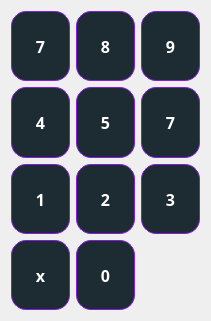
     <widget class="QWidget" name="gridLayoutWidget">
      <property name="geometry">
       <rect>
        <x>150</x>
        <y>200</y>
        <width>211</width>
        <height>321</height>
       </rect>
      </property>
      <layout class="QGridLayout" name="gridLayout">
       <item row="7" column="3">
        <widget class="QPushButton" name="pushButton_3">
         <property name="sizePolicy">
          <sizepolicy hsizetype="Minimum" vsizetype="Minimum">
           <horstretch>0</horstretch>
           <verstretch>0</verstretch>
          </sizepolicy>
         </property>
         <property name="font">
          <font>
           <family>Segoe UI Black</family>
           <pointsize>12</pointsize>
           <bold>true</bold>
          </font>
         </property>
         <property name="styleSheet">
          <string notr="true">QPushButton {
   border: 1px solid #861be3;
   background-color:#1d2b33;
   border-radius:  15px;
	color: white
}
QPushButton:pressed {
    background-color:  transparent;

}
QPushButton:hover {
	border: 2px solid #861be3;
	border-radius: 5px;
}</string>
         </property>
         <property name="text">
          <string>3</string>
         </property>
        </widget>
       </item>
       <item row="4" column="3">
        <widget class="QPushButton" name="pushButton_9">
         <property name="sizePolicy">
          <sizepolicy hsizetype="Minimum" vsizetype="Minimum">
           <horstretch>0</horstretch>
           <verstretch>0</verstretch>
          </sizepolicy>
         </property>
         <property name="font">
          <font>
           <family>Segoe UI Black</family>
           <pointsize>12</pointsize>
           <bold>true</bold>
          </font>
         </property>
         <property name="styleSheet">
          <string notr="true">QPushButton {
   border: 1px solid #861be3;
   background-color:#1d2b33;
   border-radius:  15px;
	color: white
}
QPushButton:pressed {
    background-color:  transparent;

}
QPushButton:hover {
	border: 2px solid #861be3;
	border-radius: 5px;
}</string>
         </property>
         <property name="text">
          <string>9</string>
         </property>
        </widget>
       </item>
       <item row="7" column="2">
        <widget class="QPushButton" name="pushButton_2">
         <property name="sizePolicy">
          <sizepolicy hsizetype="Minimum" vsizetype="Minimum">
           <horstretch>0</horstretch>
           <verstretch>0</verstretch>
          </sizepolicy>
         </property>
         <property name="font">
          <font>
           <family>Segoe UI Black</family>
           <pointsize>12</pointsize>
           <bold>true</bold>
          </font>
         </property>
         <property name="styleSheet">
          <string notr="true">QPushButton {
   border: 1px solid #861be3;
   background-color:#1d2b33;
   border-radius:  15px;
	color: white
}
QPushButton:pressed {
    background-color:  transparent;

}
QPushButton:hover {
	border: 2px solid #861be3;
	border-radius: 5px;
}</string>
         </property>
         <property name="text">
          <string>2</string>
         </property>
        </widget>
       </item>
       <item row="7" column="1">
        <widget class="QPushButton" name="pushButton_1">
         <property name="sizePolicy">
          <sizepolicy hsizetype="Minimum" vsizetype="Minimum">
           <horstretch>0</horstretch>
           <verstretch>0</verstretch>
          </sizepolicy>
         </property>
         <property name="font">
          <font>
           <family>Segoe UI Black</family>
           <pointsize>12</pointsize>
           <bold>true</bold>
          </font>
         </property>
         <property name="styleSheet">
          <string notr="true">QPushButton {
   border: 1px solid #861be3;
   background-color:#1d2b33;
   border-radius:  15px;
	color: white
}
QPushButton:pressed {
    background-color:  transparent;

}
QPushButton:hover {
	border: 2px solid #861be3;
	border-radius: 5px;
}</string>
         </property>
         <property name="text">
          <string>1</string>
         </property>
        </widget>
       </item>
       <item row="4" column="1">
        <widget class="QPushButton" name="pushButton_7">
         <property name="sizePolicy">
          <sizepolicy hsizetype="Minimum" vsizetype="Minimum">
           <horstretch>0</horstretch>
           <verstretch>0</verstretch>
          </sizepolicy>
         </property>
         <property name="font">
          <font>
           <family>Segoe UI Black</family>
           <pointsize>12</pointsize>
           <bold>true</bold>
          </font>
         </property>
         <property name="styleSheet">
          <string notr="true">QPushButton {
   border: 1px solid #861be3;
   background-color:#1d2b33;
   border-radius:  15px;
	color: white
}
QPushButton:pressed {
    background-color:  transparent;

}
QPushButton:hover {
	border: 2px solid #861be3;
	border-radius: 5px;
}</string>
         </property>
         <property name="text">
          <string>7</string>
         </property>
        </widget>
       </item>
       <item row="6" column="3">
        <widget class="QPushButton" name="pushButton_6">
         <property name="sizePolicy">
          <sizepolicy hsizetype="Minimum" vsizetype="Minimum">
           <horstretch>0</horstretch>
           <verstretch>0</verstretch>
          </sizepolicy>
         </property>
         <property name="font">
          <font>
           <family>Segoe UI Black</family>
           <pointsize>12</pointsize>
           <bold>true</bold>
          </font>
         </property>
         <property name="styleSheet">
          <string notr="true">QPushButton {
   border: 1px solid #861be3;
   background-color:#1d2b33;
   border-radius:  15px;
	color: white
}
QPushButton:pressed {
    background-color:  transparent;

}
QPushButton:hover {
	border: 2px solid #861be3;
	border-radius: 5px;
}</string>
         </property>
         <property name="text">
          <string>7</string>
         </property>
        </widget>
       </item>
       <item row="8" column="1">
        <widget class="QPushButton" name="pushButton_x">
         <property name="sizePolicy">
          <sizepolicy hsizetype="Minimum" vsizetype="Minimum">
           <horstretch>0</horstretch>
           <verstretch>0</verstretch>
          </sizepolicy>
         </property>
         <property name="font">
          <font>
           <family>Segoe UI Black</family>
           <pointsize>12</pointsize>
           <bold>true</bold>
          </font>
         </property>
         <property name="styleSheet">
          <string notr="true">QPushButton {
   border: 1px solid #861be3;
   background-color:#1d2b33;
   border-radius:  15px;
	color: white
}
QPushButton:pressed {
    background-color:  transparent;

}
QPushButton:hover {
	border: 2px solid #861be3;
	border-radius: 5px;
}</string>
         </property>
         <property name="text">
          <string>x</string>
         </property>
        </widget>
       </item>
       <item row="6" column="2">
        <widget class="QPushButton" name="pushButton_5">
         <property name="sizePolicy">
          <sizepolicy hsizetype="Minimum" vsizetype="Minimum">
           <horstretch>0</horstretch>
           <verstretch>0</verstretch>
          </sizepolicy>
         </property>
         <property name="font">
          <font>
           <family>Segoe UI Black</family>
           <pointsize>12</pointsize>
           <bold>true</bold>
          </font>
         </property>
         <property name="styleSheet">
          <string notr="true">QPushButton {
   border: 1px solid #861be3;
   background-color:#1d2b33;
   border-radius:  15px;
	color: white
}
QPushButton:pressed {
    background-color:  transparent;

}
QPushButton:hover {
	border: 2px solid #861be3;
	border-radius: 5px;
}</string>
         </property>
         <property name="text">
          <string>5</string>
         </property>
        </widget>
       </item>
       <item row="8" column="3">
        <widget class="QLabel" name="label_9">
         <property name="sizePolicy">
          <sizepolicy hsizetype="Minimum" vsizetype="Minimum">
           <horstretch>0</horstretch>
           <verstretch>0</verstretch>
          </sizepolicy>
         </property>
         <property name="styleSheet">
          <string notr="true"/>
         </property>
         <property name="text">
          <string/>
         </property>
         <property name="pixmap">
          <pixmap>11.png</pixmap>
         </property>
        </widget>
       </item>
       <item row="6" column="1">
        <widget class="QPushButton" name="pushButton_4">
         <property name="sizePolicy">
          <sizepolicy hsizetype="Minimum" vsizetype="Minimum">
           <horstretch>0</horstretch>
           <verstretch>0</verstretch>
          </sizepolicy>
         </property>
         <property name="font">
          <font>
           <family>Segoe UI Black</family>
           <pointsize>12</pointsize>
           <bold>true</bold>
          </font>
         </property>
         <property name="styleSheet">
          <string notr="true">QPushButton {
   border: 1px solid #861be3;
   background-color:#1d2b33;
   border-radius:  15px;
	color: white
}
QPushButton:pressed {
    background-color:  transparent;

}
QPushButton:hover {
	border: 2px solid #861be3;
	border-radius: 5px;
}</string>
         </property>
         <property name="text">
          <string>4</string>
         </property>
        </widget>
       </item>
       <item row="4" column="2">
        <widget class="QPushButton" name="pushButton_8">
         <property name="sizePolicy">
          <sizepolicy hsizetype="Minimum" vsizetype="Minimum">
           <horstretch>0</horstretch>
           <verstretch>0</verstretch>
          </sizepolicy>
         </property>
         <property name="font">
          <font>
           <family>Segoe UI Black</family>
           <pointsize>12</pointsize>
           <bold>true</bold>
          </font>
         </property>
         <property name="styleSheet">
          <string notr="true">QPushButton {
   border: 1px solid #861be3;
   background-color:#1d2b33;
   border-radius:  15px;
	color: white
}
QPushButton:pressed {
    background-color:  transparent;

}
QPushButton:hover {
	border: 2px solid #861be3;
	border-radius: 5px;
}</string>
         </property>
         <property name="text">
          <string>8</string>
         </property>
        </widget>
       </item>
       <item row="8" column="2">
        <widget class="QPushButton" name="pushButton_0">
         <property name="sizePolicy">
          <sizepolicy hsizetype="Minimum" vsizetype="Minimum">
           <horstretch>0</horstretch>
           <verstretch>0</verstretch>
          </sizepolicy>
         </property>
         <property name="font">
          <font>
           <family>Segoe UI Black</family>
           <pointsize>12</pointsize>
           <bold>true</bold>
          </font>
         </property>
         <property name="styleSheet">
          <string notr="true">QPushButton {
   border: 1px solid #861be3;
   background-color:#1d2b33;
   border-radius:  15px;
	color: white
}
QPushButton:pressed {
    background-color:  transparent;

}
QPushButton:hover {
	border: 2px solid #861be3;
	border-radius: 5px;
}</string>
         </property>
         <property name="text">
          <string>0</string>
         </property>
        </widget>
       </item>
      </layout>
     </widget>
